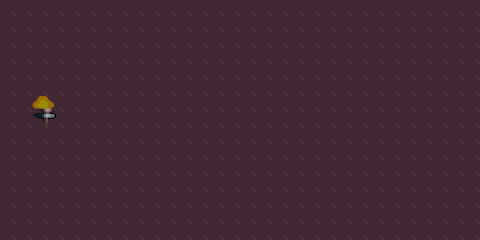

The image is a tile-based game level rendered from a .tmx file. Its description and complete source (layers, tilesets, objects, tile grids) follow:
An orthogonal 30x15 tile map with 16x16 px tiles, 2 tile layers (background, torch_off), 2 hidden layers not drawn, 4 tilesets and 7 objects.

<map version="1.5" tiledversion="1.7.2" orientation="orthogonal" renderorder="right-down" width="30" height="15" tilewidth="16" tileheight="16" infinite="0" nextlayerid="10" nextobjectid="38">
 <tileset firstgid="1" source="house.tsx" />
 <tileset firstgid="197" source="TFH_Treasure_Chest_Model.tsx" />
 <tileset firstgid="295" source="Torch_Off.tsx" />
 <tileset firstgid="304" source="Torch_On.tsx" />
 <layer id="1" name="background" width="30" height="15">
  <data encoding="csv">
71,71,71,71,71,71,71,71,71,71,71,71,71,71,71,71,71,71,71,71,71,71,71,71,71,71,71,71,71,71,
71,71,71,71,71,71,71,71,71,71,71,71,71,71,71,71,71,71,71,71,71,71,71,71,71,71,71,71,71,71,
71,71,71,71,71,71,71,71,71,71,71,71,71,71,71,71,71,71,71,71,71,71,71,71,71,71,71,71,71,71,
71,71,71,71,71,71,71,71,71,71,71,71,71,71,71,71,71,71,71,71,71,71,71,71,71,71,71,71,71,71,
71,71,71,71,71,71,71,71,71,71,71,71,71,71,71,71,71,71,71,71,71,71,71,71,71,71,71,71,71,71,
71,71,71,71,71,71,71,71,71,71,71,71,71,71,71,71,71,71,71,71,71,71,71,71,71,71,71,71,71,71,
71,71,71,71,71,71,71,71,71,71,71,71,71,71,71,71,71,71,71,71,71,71,71,71,71,71,71,71,71,71,
71,71,71,71,71,71,71,71,71,71,71,71,71,71,71,71,71,71,71,71,71,71,71,71,71,71,71,71,71,71,
71,71,71,71,71,71,71,71,71,71,71,71,71,71,71,71,71,71,71,71,71,71,71,71,71,71,71,71,71,71,
71,71,71,71,71,71,71,71,71,71,71,71,71,71,71,71,71,71,71,71,71,71,71,71,71,71,71,71,71,71,
71,71,71,71,71,71,71,71,71,71,71,71,71,71,71,71,71,71,71,71,71,71,71,71,71,71,71,71,71,71,
71,71,71,71,71,71,71,71,71,71,71,71,71,71,71,71,71,71,71,71,71,71,71,71,71,71,71,71,71,71,
71,71,71,71,71,71,71,71,71,71,71,71,71,71,71,71,71,71,71,71,71,71,71,71,71,71,71,71,71,71,
71,71,71,71,71,71,71,71,71,71,71,71,71,71,71,71,71,71,71,71,71,71,71,71,71,71,71,71,71,71,
71,71,71,71,71,71,71,71,71,71,71,71,71,71,71,71,71,71,71,71,71,71,71,71,71,71,71,71,71,71
</data>
 </layer>
 <layer id="2" name="graphics" width="30" height="15" visible="0">
  <data encoding="csv">
16,16,16,16,16,16,16,16,16,16,16,16,16,16,16,16,16,16,16,16,16,16,16,16,16,16,16,16,16,16,
16,0,0,0,0,0,0,0,0,0,0,0,0,0,0,0,0,0,0,0,0,0,0,0,0,0,0,0,0,16,
16,0,0,0,0,0,0,0,0,0,0,0,0,0,0,0,0,0,0,0,0,0,0,0,0,0,0,0,0,16,
16,0,0,0,0,0,0,0,0,0,0,0,0,0,0,0,0,0,0,0,0,0,0,0,0,0,0,0,0,16,
16,0,0,0,0,0,0,0,0,0,0,0,0,0,0,0,0,0,0,0,0,0,0,0,0,0,0,0,0,16,
16,0,299,300,0,0,0,0,0,0,0,0,0,0,0,0,0,0,0,0,0,0,0,0,0,0,0,0,0,16,
16,0,302,303,0,0,0,0,0,0,0,0,0,0,0,0,0,0,0,0,0,0,0,0,0,0,0,0,0,16,
16,0,0,0,0,0,0,0,0,0,0,0,0,0,0,0,0,0,0,0,0,0,0,0,0,233,234,235,0,16,
16,0,304,305,306,0,0,0,0,0,0,0,0,0,0,0,0,0,0,0,0,0,0,0,0,247,248,249,0,16,
16,0,307,308,309,0,0,0,0,0,0,0,0,0,0,0,0,0,0,0,0,0,0,0,0,0,0,0,0,16,
16,0,310,311,312,0,0,0,0,0,0,0,0,0,0,0,0,0,0,0,0,0,0,0,0,0,0,0,0,16,
16,0,0,0,0,0,0,0,0,0,0,0,0,0,0,0,0,0,0,0,0,0,0,0,0,0,0,0,0,16,
16,0,0,0,0,0,0,0,0,0,0,0,0,0,0,0,0,0,0,0,0,0,0,0,0,0,0,0,0,16,
16,0,0,0,0,0,0,0,0,0,0,0,0,0,0,0,0,0,0,0,0,0,0,0,0,0,0,0,0,16,
16,16,16,16,16,16,16,16,16,16,16,16,16,16,16,16,16,16,16,16,16,16,16,16,16,16,16,16,16,16
</data>
 </layer>
 <layer id="7" name="torch_on" width="30" height="15" visible="0">
  <data encoding="csv">
0,0,0,0,0,0,0,0,0,0,0,0,0,0,0,0,0,0,0,0,0,0,0,0,0,0,0,0,0,0,
0,0,0,0,0,0,0,0,0,0,0,0,0,0,0,0,0,0,0,0,0,0,0,0,0,0,0,0,0,0,
0,0,0,0,0,0,0,0,0,0,0,0,0,0,0,0,0,0,0,0,0,0,0,0,0,0,0,0,0,0,
0,0,0,0,0,0,0,0,0,0,0,0,0,0,0,0,0,0,0,0,0,0,0,0,0,0,0,0,0,0,
0,0,0,0,0,0,0,0,0,0,0,0,0,0,0,0,0,0,0,0,0,0,0,0,0,0,0,0,0,0,
0,304,305,306,0,0,0,0,0,0,0,0,0,0,0,0,0,0,0,0,0,0,0,0,0,0,0,0,0,0,
0,307,308,309,0,0,0,0,0,0,0,0,0,0,0,0,0,0,0,0,0,0,0,0,0,0,0,0,0,0,
0,310,311,312,0,0,0,0,0,0,0,0,0,0,0,0,0,0,0,0,0,0,0,0,0,0,0,0,0,0,
0,0,0,0,0,0,0,0,0,0,0,0,0,0,0,0,0,0,0,0,0,0,0,0,0,0,0,0,0,0,
0,0,0,0,0,0,0,0,0,0,0,0,0,0,0,0,0,0,0,0,0,0,0,0,0,0,0,0,0,0,
0,0,0,0,0,0,0,0,0,0,0,0,0,0,0,0,0,0,0,0,0,0,0,0,0,0,0,0,0,0,
0,0,0,0,0,0,0,0,0,0,0,0,0,0,0,0,0,0,0,0,0,0,0,0,0,0,0,0,0,0,
0,0,0,0,0,0,0,0,0,0,0,0,0,0,0,0,0,0,0,0,0,0,0,0,0,0,0,0,0,0,
0,0,0,0,0,0,0,0,0,0,0,0,0,0,0,0,0,0,0,0,0,0,0,0,0,0,0,0,0,0,
0,0,0,0,0,0,0,0,0,0,0,0,0,0,0,0,0,0,0,0,0,0,0,0,0,0,0,0,0,0
</data>
 </layer>
 <layer id="8" name="torch_off" width="30" height="15">
  <data encoding="csv">
0,0,0,0,0,0,0,0,0,0,0,0,0,0,0,0,0,0,0,0,0,0,0,0,0,0,0,0,0,0,
0,0,0,0,0,0,0,0,0,0,0,0,0,0,0,0,0,0,0,0,0,0,0,0,0,0,0,0,0,0,
0,0,0,0,0,0,0,0,0,0,0,0,0,0,0,0,0,0,0,0,0,0,0,0,0,0,0,0,0,0,
0,0,0,0,0,0,0,0,0,0,0,0,0,0,0,0,0,0,0,0,0,0,0,0,0,0,0,0,0,0,
0,0,0,0,0,0,0,0,0,0,0,0,0,0,0,0,0,0,0,0,0,0,0,0,0,0,0,0,0,0,
0,0,0,0,0,0,0,0,0,0,0,0,0,0,0,0,0,0,0,0,0,0,0,0,0,0,0,0,0,0,
0,0,299,300,0,0,0,0,0,0,0,0,0,0,0,0,0,0,0,0,0,0,0,0,0,0,0,0,0,0,
0,0,302,303,0,0,0,0,0,0,0,0,0,0,0,0,0,0,0,0,0,0,0,0,0,0,0,0,0,0,
0,0,0,0,0,0,0,0,0,0,0,0,0,0,0,0,0,0,0,0,0,0,0,0,0,0,0,0,0,0,
0,0,0,0,0,0,0,0,0,0,0,0,0,0,0,0,0,0,0,0,0,0,0,0,0,0,0,0,0,0,
0,0,0,0,0,0,0,0,0,0,0,0,0,0,0,0,0,0,0,0,0,0,0,0,0,0,0,0,0,0,
0,0,0,0,0,0,0,0,0,0,0,0,0,0,0,0,0,0,0,0,0,0,0,0,0,0,0,0,0,0,
0,0,0,0,0,0,0,0,0,0,0,0,0,0,0,0,0,0,0,0,0,0,0,0,0,0,0,0,0,0,
0,0,0,0,0,0,0,0,0,0,0,0,0,0,0,0,0,0,0,0,0,0,0,0,0,0,0,0,0,0,
0,0,0,0,0,0,0,0,0,0,0,0,0,0,0,0,0,0,0,0,0,0,0,0,0,0,0,0,0,0
</data>
 </layer>
 <group id="3" name="Static Objects">
  <objectgroup id="9" name="Torch">
   <object id="36" x="32" y="96" width="32" height="32" />
  </objectgroup>
  <objectgroup id="6" name="Wall">
   <object id="27" x="464" y="0" width="16" height="240" />
   <object id="29" x="0" y="0" width="464" height="16" />
   <object id="30" x="0" y="16" width="16" height="224" />
   <object id="32" x="16" y="224" width="448" height="16" />
   <object id="34" x="333.333" y="-56" />
  </objectgroup>
  <objectgroup id="5" name="Chest">
   <object id="25" x="400" y="112" width="32" height="32" />
  </objectgroup>
 </group>
</map>
